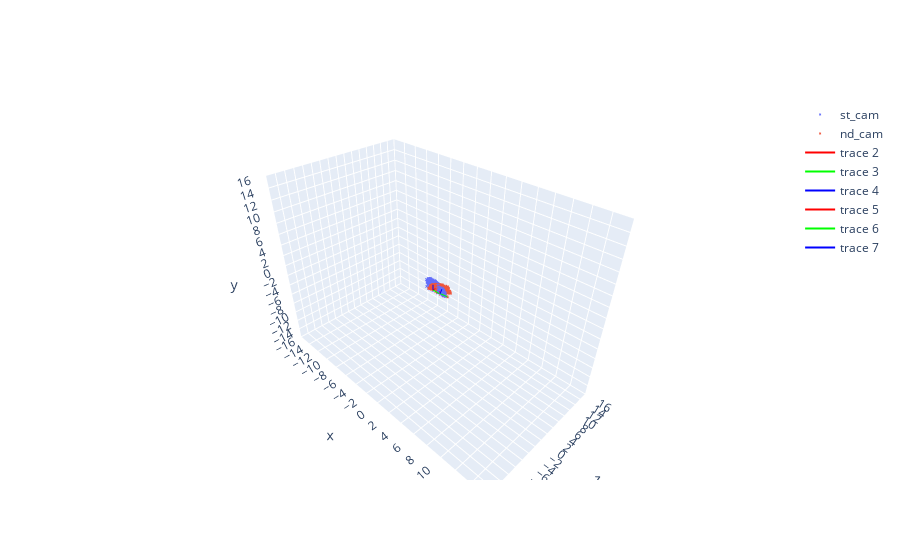

Notebook source saved alongside this figure:
### Code cell
fig = go.Figure(
    data=[
        go.Scatter3d(
            x=kp1_ncc[:, 0],
            y=kp1_ncc[:, 1],
            z=np.ones_like(kp1_ncc[:, 1]),
            name="st_cam",
            mode="markers",
            marker=dict(
                symbol="x",
                size=1,
            ),
        ),
        go.Scatter3d(
            x=da4[:, 0],
            y=da4[:, 1],
            z=da4[:, 2],
            name="nd_cam",
            mode="markers",
            marker=dict(
                symbol="x",
                size=1,
            ),
        ),
    ],
    layout=dict(
        scene=dict(
            camera=dict(
                up=PLOTLY_UP,
            ),
            xaxis=dict(
                nticks=20,
                range=[-SCENE_SCALE, SCENE_SCALE],
            ),
            yaxis=dict(
                nticks=20,
                range=[-SCENE_SCALE, SCENE_SCALE],
            ),
            zaxis=dict(
                nticks=20,
                range=[SCENE_SCALE, -SCENE_SCALE],
            ),
        )
    ),
)
render_axes(
    fig,
    np.array([0, 0, 0]),
    np.array([0, 0, 1]),
    np.array([1, 0, 0]),
    np.array([0, 1, 0]),
)

render_axes(fig, pos, f, r, u)
fig

### Figure 1 — Plotly figure (JSON) as saved in the notebook; plotly's stock layout.template omitted (floating-point values rounded to 4 significant figures; data arrays with more than 128 entries replaced by an {"elided": "..."} marker saying what was removed)
{"data": [{"marker": {"size": 1, "symbol": "x"}, "mode": "markers", "name": "st_cam", "type": "scatter3d", "x": {"elided": "5366 float values"}, "y": {"elided": "5366 float values"}, "z": {"elided": "5366 int values"}}, {"marker": {"size": 1, "symbol": "x"}, "mode": "markers", "name": "nd_cam", "type": "scatter3d", "x": {"elided": "5366 float values"}, "y": {"elided": "5366 float values"}, "z": {"elided": "5366 float values"}}, {"marker": {"color": "rgb(255, 0, 0)"}, "mode": "lines", "type": "scatter3d", "x": [0, 0], "y": [0, 0], "z": [0, 1]}, {"marker": {"color": "rgb(0, 255, 0)"}, "mode": "lines", "type": "scatter3d", "x": [0, 1], "y": [0, 0], "z": [0, 0]}, {"marker": {"color": "rgb(0, 0, 255)"}, "mode": "lines", "type": "scatter3d", "x": [0, 0], "y": [0, 1], "z": [0, 0]}, {"marker": {"color": "rgb(255, 0, 0)"}, "mode": "lines", "type": "scatter3d", "x": [0.9575, 0.4322], "y": [-0.1137, -0.05133], "z": [0.2651, 1.114]}, {"marker": {"color": "rgb(0, 255, 0)"}, "mode": "lines", "type": "scatter3d", "x": [0.9575, 1.778], "y": [-0.1137, -0.3388], "z": [0.2651, 0.7898]}, {"marker": {"color": "rgb(0, 0, 255)"}, "mode": "lines", "type": "scatter3d", "x": [0.9575, 1.181], "y": [-0.1137, 0.8586], "z": [0.2651, 0.3321]}], "layout": {"scene": {"camera": {"up": {"x": 0, "y": 1, "z": 0}}, "xaxis": {"nticks": 20, "range": [-16, 16]}, "yaxis": {"nticks": 20, "range": [-16, 16]}, "zaxis": {"nticks": 20, "range": [16, -16]}}}}
